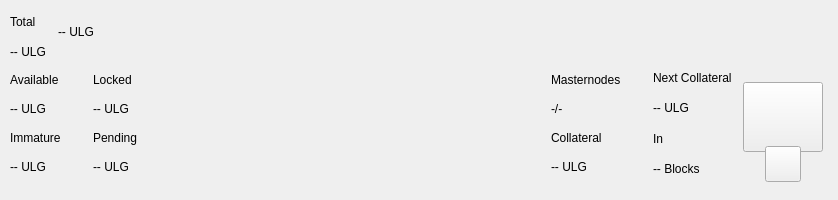
<?xml version="1.0" encoding="UTF-8"?>
<ui version="4.0">
 <class>TopBar</class>
 <widget class="QWidget" name="TopBar">
  <property name="geometry">
   <rect>
    <x>0</x>
    <y>0</y>
    <width>838</width>
    <height>200</height>
   </rect>
  </property>
  <property name="minimumSize">
   <size>
    <width>0</width>
    <height>200</height>
   </size>
  </property>
  <property name="maximumSize">
   <size>
    <width>16777215</width>
    <height>200</height>
   </size>
  </property>
  <property name="windowTitle">
   <string>Form</string>
  </property>
  <layout class="QVBoxLayout" name="verticalLayout_10" stretch="0">
   <property name="spacing">
    <number>0</number>
   </property>
   <property name="leftMargin">
    <number>0</number>
   </property>
   <property name="topMargin">
    <number>0</number>
   </property>
   <property name="rightMargin">
    <number>0</number>
   </property>
   <property name="bottomMargin">
    <number>0</number>
   </property>
   <item>
    <widget class="PFBorderImage" name="containerTop">
     <layout class="QVBoxLayout" name="verticalLayout_11">
      <property name="spacing">
       <number>0</number>
      </property>
      <property name="leftMargin">
       <number>0</number>
      </property>
      <property name="topMargin">
       <number>0</number>
      </property>
      <property name="rightMargin">
       <number>0</number>
      </property>
      <property name="bottomMargin">
       <number>0</number>
      </property>
      <item>
       <widget class="QWidget" name="top_container_2" native="true">
        <property name="minimumSize">
         <size>
          <width>0</width>
          <height>65</height>
         </size>
        </property>
        <layout class="QHBoxLayout" name="top_container">
         <property name="spacing">
          <number>0</number>
         </property>
         <property name="leftMargin">
          <number>10</number>
         </property>
         <property name="topMargin">
          <number>0</number>
         </property>
         <property name="rightMargin">
          <number>10</number>
         </property>
         <property name="bottomMargin">
          <number>0</number>
         </property>
         <item>
          <layout class="QHBoxLayout" name="horizontalLayout_4">
           <property name="spacing">
            <number>12</number>
           </property>
           <property name="rightMargin">
            <number>0</number>
           </property>
           <item>
            <widget class="QWidget" name="widgetAmount" native="true">
             <layout class="QVBoxLayout" name="verticalLayout_2">
              <property name="spacing">
               <number>2</number>
              </property>
              <property name="leftMargin">
               <number>0</number>
              </property>
              <property name="topMargin">
               <number>8</number>
              </property>
              <property name="rightMargin">
               <number>0</number>
              </property>
              <property name="bottomMargin">
               <number>0</number>
              </property>
              <item>
               <widget class="QLabel" name="labelTitle1">
                <property name="text">
                 <string>Total</string>
                </property>
               </widget>
              </item>
              <item>
               <widget class="QLabel" name="labelAmountUlg">
                <property name="text">
                 <string notr="true">-- ULG</string>
                </property>
               </widget>
              </item>
             </layout>
            </widget>
           </item>
           <item alignment="Qt::AlignVCenter">
            <widget class="QWidget" name="widgetTopAmount" native="true">
             <property name="sizePolicy">
              <sizepolicy hsizetype="Preferred" vsizetype="Maximum">
               <horstretch>0</horstretch>
               <verstretch>0</verstretch>
              </sizepolicy>
             </property>
             <layout class="QHBoxLayout" name="horizontalLayout_5">
              <property name="spacing">
               <number>0</number>
              </property>
              <property name="leftMargin">
               <number>0</number>
              </property>
              <property name="topMargin">
               <number>0</number>
              </property>
              <property name="rightMargin">
               <number>0</number>
              </property>
              <property name="bottomMargin">
               <number>0</number>
              </property>
              <item alignment="Qt::AlignTop">
               <widget class="QLabel" name="labelAmountTopUlg">
                <property name="minimumSize">
                 <size>
                  <width>0</width>
                  <height>36</height>
                 </size>
                </property>
                <property name="styleSheet">
                 <string notr="true">padding:0px;margin:0px;</string>
                </property>
                <property name="text">
                 <string notr="true">-- ULG</string>
                </property>
               </widget>
              </item>
             </layout>
            </widget>
           </item>
           <item>
            <spacer name="horizontalSpacer">
             <property name="orientation">
              <enum>Qt::Horizontal</enum>
             </property>
             <property name="sizeHint" stdset="0">
              <size>
               <width>40</width>
               <height>20</height>
              </size>
             </property>
            </spacer>
           </item>
           <item alignment="Qt::AlignRight">
            <widget class="QWidget" name="layoutSync" native="true">
             <property name="minimumSize">
              <size>
               <width>0</width>
               <height>36</height>
              </size>
             </property>
             <property name="maximumSize">
              <size>
               <width>16777215</width>
               <height>36</height>
              </size>
             </property>
             <layout class="QVBoxLayout" name="verticalLayout_9">
              <property name="leftMargin">
               <number>0</number>
              </property>
              <property name="topMargin">
               <number>0</number>
              </property>
              <property name="rightMargin">
               <number>0</number>
              </property>
              <property name="bottomMargin">
               <number>0</number>
              </property>
              <item>
               <widget class="ExpandableButton" name="pushButtonSync" native="true">
                <property name="minimumSize">
                 <size>
                  <width>36</width>
                  <height>36</height>
                 </size>
                </property>
                <property name="maximumSize">
                 <size>
                  <width>16777215</width>
                  <height>36</height>
                 </size>
                </property>
               </widget>
              </item>
             </layout>
            </widget>
           </item>
           <item>
            <widget class="ExpandableButton" name="pushButtonHDUpgrade" native="true">
             <property name="minimumSize">
              <size>
               <width>36</width>
               <height>36</height>
              </size>
             </property>
             <property name="maximumSize">
              <size>
               <width>16777215</width>
               <height>36</height>
              </size>
             </property>
            </widget>
           </item>
           <item>
            <widget class="ExpandableButton" name="pushButtonStack" native="true">
             <property name="minimumSize">
              <size>
               <width>36</width>
               <height>36</height>
              </size>
             </property>
             <property name="maximumSize">
              <size>
               <width>16777215</width>
               <height>36</height>
              </size>
             </property>
            </widget>
           </item>
           <item>
            <widget class="ExpandableButton" name="pushButtonConf" native="true">
             <property name="minimumSize">
              <size>
               <width>36</width>
               <height>36</height>
              </size>
             </property>
             <property name="maximumSize">
              <size>
               <width>16777215</width>
               <height>36</height>
              </size>
             </property>
            </widget>
           </item>
           <item>
            <widget class="ExpandableButton" name="pushButtonMasternodes" native="true">
             <property name="minimumSize">
              <size>
               <width>36</width>
               <height>36</height>
              </size>
             </property>
             <property name="maximumSize">
              <size>
               <width>16777215</width>
               <height>36</height>
              </size>
             </property>
            </widget>
           </item>
           <item>
            <widget class="ExpandableButton" name="pushButtonConsole" native="true">
             <property name="minimumSize">
              <size>
               <width>36</width>
               <height>36</height>
              </size>
             </property>
             <property name="maximumSize">
              <size>
               <width>16777215</width>
               <height>36</height>
              </size>
             </property>
            </widget>
           </item>
           <item>
            <widget class="ExpandableButton" name="pushButtonConnection" native="true">
             <property name="minimumSize">
              <size>
               <width>36</width>
               <height>36</height>
              </size>
             </property>
             <property name="maximumSize">
              <size>
               <width>16777215</width>
               <height>36</height>
              </size>
             </property>
            </widget>
           </item>
           <item>
            <widget class="ExpandableButton" name="pushButtonTor" native="true">
             <property name="minimumSize">
              <size>
               <width>36</width>
               <height>36</height>
              </size>
             </property>
             <property name="maximumSize">
              <size>
               <width>16777215</width>
               <height>36</height>
              </size>
             </property>
            </widget>
           </item>
           <item>
            <widget class="ExpandableButton" name="pushButtonLock" native="true">
             <property name="sizePolicy">
              <sizepolicy hsizetype="Expanding" vsizetype="Expanding">
               <horstretch>0</horstretch>
               <verstretch>0</verstretch>
              </sizepolicy>
             </property>
             <property name="minimumSize">
              <size>
               <width>36</width>
               <height>0</height>
              </size>
             </property>
             <property name="maximumSize">
              <size>
               <width>16777215</width>
               <height>36</height>
              </size>
             </property>
            </widget>
           </item>
           <item>
            <widget class="ExpandableButton" name="pushButtonTheme" native="true">
             <property name="minimumSize">
              <size>
               <width>36</width>
               <height>36</height>
              </size>
             </property>
             <property name="maximumSize">
              <size>
               <width>16777215</width>
               <height>36</height>
              </size>
             </property>
            </widget>
           </item>
           <item>
            <widget class="ExpandableButton" name="pushButtonFAQ" native="true">
             <property name="minimumSize">
              <size>
               <width>36</width>
               <height>36</height>
              </size>
             </property>
             <property name="maximumSize">
              <size>
               <width>16777215</width>
               <height>36</height>
              </size>
             </property>
            </widget>
           </item>
          </layout>
         </item>
        </layout>
       </widget>
      </item>
      <item>
       <widget class="QWidget" name="bottom_container" native="true">
        <property name="minimumSize">
         <size>
          <width>0</width>
          <height>135</height>
         </size>
        </property>
        <layout class="QHBoxLayout" name="botton_container">
         <property name="leftMargin">
          <number>10</number>
         </property>
         <property name="topMargin">
          <number>0</number>
         </property>
         <property name="rightMargin">
          <number>10</number>
         </property>
         <property name="bottomMargin">
          <number>10</number>
         </property>
         <item>
          <layout class="QHBoxLayout" name="horizontalLayout_3">
           <property name="spacing">
            <number>0</number>
           </property>
           <property name="bottomMargin">
            <number>9</number>
           </property>
           <item>
            <layout class="QVBoxLayout" name="verticalLayout_7">
             <property name="spacing">
              <number>0</number>
             </property>
             <property name="leftMargin">
              <number>0</number>
             </property>
             <property name="rightMargin">
              <number>0</number>
             </property>
             <item>
              <layout class="QHBoxLayout" name="horizontalLayout_2">
               <property name="spacing">
                <number>0</number>
               </property>
               <item>
                <layout class="QVBoxLayout" name="verticalLayout_6">
                 <item>
                  <widget class="QLabel" name="labelTitle5">
                   <property name="text">
                    <string>Available</string>
                   </property>
                  </widget>
                 </item>
                 <item>
                  <widget class="QLabel" name="labelAvailableUlg">
                   <property name="text">
                    <string>-- ULG</string>
                   </property>
                  </widget>
                 </item>
                 <item>
                  <widget class="QLabel" name="labelTitle4">
                   <property name="text">
                    <string>Immature</string>
                   </property>
                  </widget>
                 </item>
                 <item>
                  <widget class="QLabel" name="labelImmatureUlg">
                   <property name="text">
                    <string notr="true">-- ULG</string>
                   </property>
                  </widget>
                 </item>
                </layout>
               </item>
               <item>
                <layout class="QVBoxLayout" name="verticalLayout_8">
                 <property name="leftMargin">
                  <number>32</number>
                 </property>
                 <item>
                  <widget class="QLabel" name="labelTitle6">
                   <property name="text">
                    <string>Locked</string>
                   </property>
                  </widget>
                 </item>
                 <item>
                  <widget class="QLabel" name="labelLockedUlg">
                   <property name="text">
                    <string>-- ULG</string>
                   </property>
                  </widget>
                 </item>
                 <item>
                  <widget class="QLabel" name="labelTitle3">
                   <property name="text">
                    <string>Pending</string>
                   </property>
                  </widget>
                 </item>
                 <item>
                  <widget class="QLabel" name="labelPendingUlg">
                   <property name="text">
                    <string notr="true">-- ULG</string>
                   </property>
                  </widget>
                 </item>
                </layout>
               </item>
              </layout>
             </item>
            </layout>
           </item>
          </layout>
         </item>
         <item>
          <spacer name="horizontalSpacer_2">
           <property name="orientation">
            <enum>Qt::Horizontal</enum>
           </property>
           <property name="sizeHint" stdset="0">
            <size>
             <width>40</width>
             <height>20</height>
            </size>
           </property>
          </spacer>
         </item>
         <item>
          <layout class="QHBoxLayout" name="horizontalLayout_6">
           <property name="spacing">
            <number>0</number>
           </property>
           <property name="rightMargin">
            <number>0</number>
           </property>
           <property name="bottomMargin">
            <number>9</number>
           </property>
           <item>
            <layout class="QVBoxLayout" name="verticalLayout_5">
             <item>
              <widget class="QLabel" name="labelMasternodesTitle">
               <property name="text">
                <string>Masternodes</string>
               </property>
              </widget>
             </item>
             <item>
              <widget class="QLabel" name="labelMasternodeCount">
               <property name="text">
                <string>-/-</string>
               </property>
              </widget>
             </item>
             <item>
              <widget class="QLabel" name="labelTitle8">
               <property name="text">
                <string>Collateral</string>
               </property>
              </widget>
             </item>
             <item>
              <widget class="QLabel" name="labelCollateralUlg">
               <property name="text">
                <string notr="true">-- ULG</string>
               </property>
              </widget>
             </item>
            </layout>
           </item>
           <item>
            <widget class="QWidget" name="widgetNextCollateral" native="true">
             <layout class="QVBoxLayout" name="verticalLayout_12">
              <property name="leftMargin">
               <number>32</number>
              </property>
              <property name="topMargin">
               <number>0</number>
              </property>
              <property name="rightMargin">
               <number>0</number>
              </property>
              <property name="bottomMargin">
               <number>0</number>
              </property>
              <item>
               <widget class="QLabel" name="labelNextMasternodesTitle">
                <property name="text">
                 <string>Next Collateral</string>
                </property>
               </widget>
              </item>
              <item>
               <widget class="QLabel" name="labelNextCollateralValue">
                <property name="text">
                 <string>-- ULG</string>
                </property>
               </widget>
              </item>
              <item>
               <widget class="QLabel" name="labelTitle9">
                <property name="text">
                 <string>In</string>
                </property>
               </widget>
              </item>
              <item>
               <widget class="QLabel" name="labelNextCollateralBlocks">
                <property name="text">
                 <string notr="true">-- Blocks</string>
                </property>
               </widget>
              </item>
             </layout>
            </widget>
           </item>
          </layout>
         </item>
         <item>
          <widget class="QWidget" name="qrContainer" native="true">
           <property name="sizePolicy">
            <sizepolicy hsizetype="Preferred" vsizetype="Minimum">
             <horstretch>0</horstretch>
             <verstretch>0</verstretch>
            </sizepolicy>
           </property>
           <property name="minimumSize">
            <size>
             <width>90</width>
             <height>110</height>
            </size>
           </property>
           <property name="maximumSize">
            <size>
             <width>90</width>
             <height>110</height>
            </size>
           </property>
           <layout class="QVBoxLayout" name="containerQR">
            <property name="spacing">
             <number>0</number>
            </property>
            <property name="leftMargin">
             <number>5</number>
            </property>
            <property name="topMargin">
             <number>10</number>
            </property>
            <property name="rightMargin">
             <number>5</number>
            </property>
            <property name="bottomMargin">
             <number>0</number>
            </property>
            <item>
             <widget class="QPushButton" name="btnQr">
              <property name="minimumSize">
               <size>
                <width>70</width>
                <height>70</height>
               </size>
              </property>
              <property name="maximumSize">
               <size>
                <width>16777215</width>
                <height>70</height>
               </size>
              </property>
              <property name="focusPolicy">
               <enum>Qt::NoFocus</enum>
              </property>
              <property name="text">
               <string/>
              </property>
              <property name="iconSize">
               <size>
                <width>70</width>
                <height>70</height>
               </size>
              </property>
             </widget>
            </item>
            <item>
             <spacer name="verticalSpacer">
              <property name="orientation">
               <enum>Qt::Vertical</enum>
              </property>
              <property name="sizeType">
               <enum>QSizePolicy::Fixed</enum>
              </property>
              <property name="sizeHint" stdset="0">
               <size>
                <width>20</width>
                <height>20</height>
               </size>
              </property>
             </spacer>
            </item>
            <item alignment="Qt::AlignHCenter|Qt::AlignBottom">
             <widget class="QPushButton" name="pushButtonQR">
              <property name="minimumSize">
               <size>
                <width>36</width>
                <height>36</height>
               </size>
              </property>
              <property name="maximumSize">
               <size>
                <width>36</width>
                <height>36</height>
               </size>
              </property>
              <property name="focusPolicy">
               <enum>Qt::NoFocus</enum>
              </property>
              <property name="text">
               <string/>
              </property>
             </widget>
            </item>
           </layout>
          </widget>
         </item>
        </layout>
       </widget>
      </item>
     </layout>
    </widget>
   </item>
  </layout>
 </widget>
 <customwidgets>
  <customwidget>
   <class>ExpandableButton</class>
   <extends>QWidget</extends>
   <header>qt/ultragate/expandablebutton.h</header>
   <container>1</container>
  </customwidget>
  <customwidget>
   <class>PFBorderImage</class>
   <extends>QFrame</extends>
   <header>qt/ultragate/pfborderimage.h</header>
   <container>1</container>
  </customwidget>
 </customwidgets>
 <resources/>
 <connections/>
</ui>
